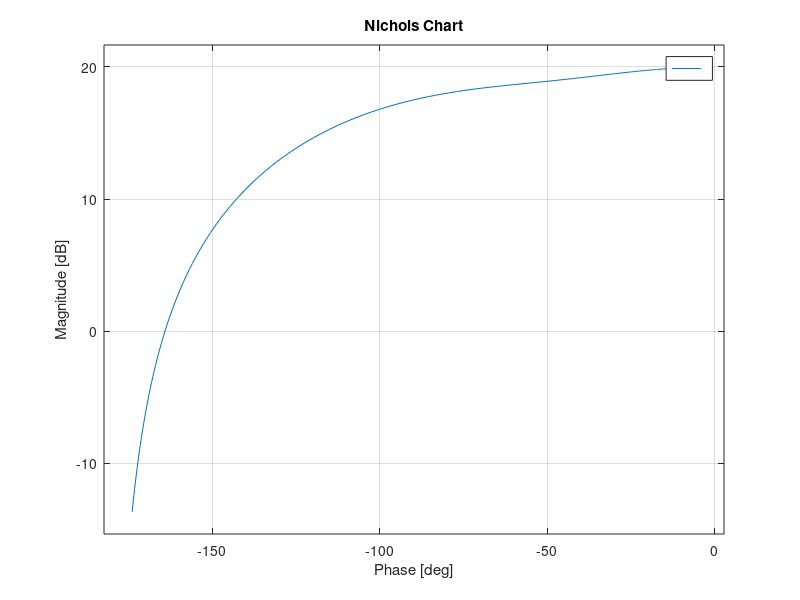

Reproduce this figure in MATLAB. (Note: this script raises an error after producing the figure.)
% Remotely Controlled Battlefield Vehicle
%
numgc=[1 2];
dengc=[1 1];
sysgc=tf(numgc,dengc);
numg=[1];
deng=[1 2 4];
sysg=tf(numg,deng);
sys=series(sysgc,sysg);
%
w=logspace(-1,1,200);
%
K=[20,10,4.44];
hold off,clf
for i=1:3
    nichols(K(i)*sys,w), ngrid
    hold on
end

T=title('Nichols Chart')
X=xlabel('Open-Loop Phase');
Y=ylabel('Open-Loop Gain');
set([X,Y,T],'FontName','times','FontSize',16,'FontAngle','Italic','FontWeight','bold')

set(findall(gcf,'type','axes'),'fontsize',16,'Fontname','Times','fontWeight','bold');